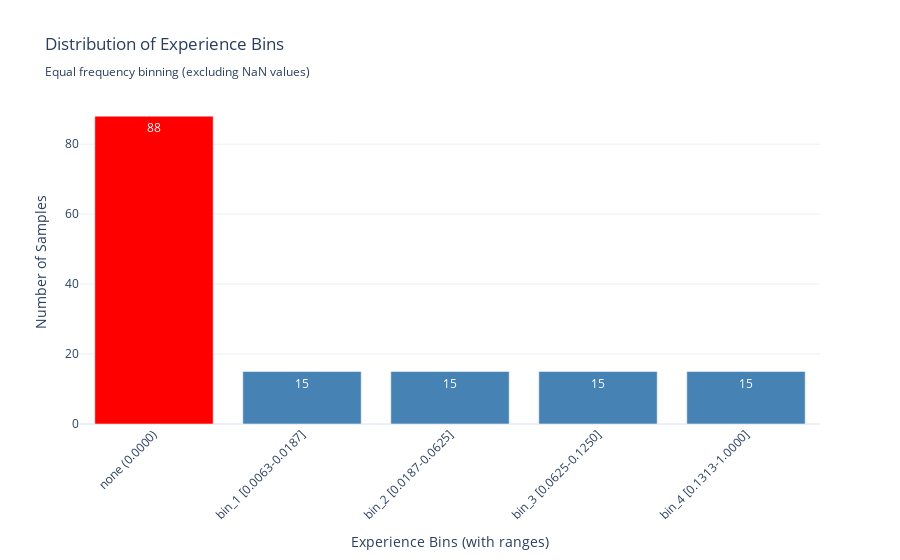

Notebook code for this chart:
### Markdown cell above
### Experience Binning Strategy: Equal Frequency Approach

To facilitate group comparisons, we implement an **equal frequency binning** strategy:

#### Methodology
1. **Separate zero values**: Participants with no experience (score = 0)
2. **Equal frequency bins**: Divide non-zero participants into 4 bins with approximately equal sample sizes
3. **Preserve extreme groups**: Maintain "none" category and handle missing values separately

#### Advantages of Equal Frequency Binning
- **Statistical power**: Each bin has similar sample sizes for robust statistical testing
- **Balanced comparisons**: Avoids issues with very small or large groups
- **Interpretability**: Clear progression from low to high experience levels

#### Bin Structure
- **None**: Zero experience (score = 0.0000)
- **Bin 1-4**: Increasing experience levels with equal sample sizes
- **Missing**: Participants with insufficient data

### Code cell
# Visualize the binning results
fig = go.Figure()

# Define the desired order for bins
desired_order = ["none", "bin_1", "bin_2", "bin_3", "bin_4", "bin_5", "missing"]

# Create a bar chart showing the distribution
bin_counts = df["experiencia_bins"].value_counts()

# Reorder the data according to desired order (only include bins that exist)
ordered_bins = [bin_name for bin_name in desired_order if bin_name in bin_counts.index]
ordered_counts = [bin_counts[bin_name] for bin_name in ordered_bins]
ordered_colors = ["red" if x == "none" else "gray" if x == "missing" else "steelblue" for x in ordered_bins]

# Create custom labels for x-axis with ranges in the correct order
x_labels = []
for bin_name in ordered_bins:
    if bin_name == "none":
        x_labels.append("none\n(0.0000)")
    elif bin_name == "missing":
        x_labels.append("missing\n(NaN)")
    else:
        # Get range from bin_ranges dictionary
        range_info = bin_ranges[bin_name]
        x_labels.append(f"{bin_name}\n[{range_info['min']:.4f}-{range_info['max']:.4f}]")

fig.add_trace(go.Bar(x=x_labels, y=ordered_counts, marker_color=ordered_colors, text=ordered_counts, textposition="auto"))

fig.update_layout(
    title="Distribution of Experience Bins<br><sub>Equal frequency binning (excluding NaN values)</sub>",
    xaxis_title="Experience Bins (with ranges)",
    yaxis_title="Number of Samples",
    showlegend=False,
    xaxis_tickangle=-45,  # Rotate labels for better readability
)

fig.show()

# Display summary statistics for each bin
print("\n" + "=" * 60)
print("SUMMARY: Experience Bins Analysis")
print("=" * 60)
print(f"• Total samples: {len(df)}")
print(f"• Missing values (NaN): {(df['experiencia_bins'] == 'missing').sum()}")
print(f"• Zero experience (none): {(df['experiencia_bins'] == 'none').sum()}")
print(f"• Non-zero experience divided into 5 equal-frequency bins:")
for i in range(1, 6):
    bin_name = f"bin_{i}"
    count = (df["experiencia_bins"] == bin_name).sum()
    print(f"  - {bin_name}: {count} samples")
print("=" * 60)

### Figure 1 — Plotly figure (JSON) as saved in the notebook; plotly's stock layout.template omitted (floating-point values rounded to 4 significant figures)
{"data": [{"marker": {"color": ["red", "steelblue", "steelblue", "steelblue", "steelblue"]}, "text": ["88", "15", "15", "15", "15"], "textposition": "auto", "type": "bar", "x": ["none\n(0.0000)", "bin_1\n[0.0063-0.0187]", "bin_2\n[0.0187-0.0625]", "bin_3\n[0.0625-0.1250]", "bin_4\n[0.1313-1.0000]"], "y": [88, 15, 15, 15, 15]}], "layout": {"showlegend": false, "title": {"text": "Distribution of Experience Bins<br><sub>Equal frequency binning (excluding NaN values)</sub>"}, "xaxis": {"tickangle": -45, "title": {"text": "Experience Bins (with ranges)"}}, "yaxis": {"title": {"text": "Number of Samples"}}}}
